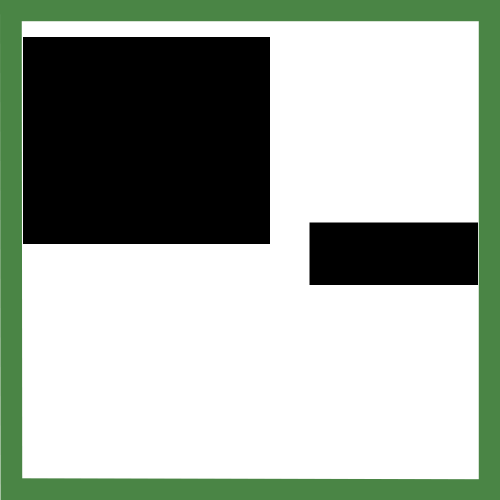
#> input picture resources/template.jpg, 1000 x 1000 px (shown at 1/2 size)
$ python Main.py
#> lines starting #> are read from the running program, lines starting #| are printed output that depends on the picture; after the words box and inside, x2 and y2 are one past the last pixel; in counts of white or black regions, pixels touching at a corner belong together
### functions.py
# pylint:disable=no-member

try:
    from PIL import Image
except ImportError:
    import Image
import cv2
import numpy as np
import pytesseract as tess
from pytesseract import Output
from matplotlib import pyplot as plt

tess.pytesseract.tesseract_cmd=r'%LocalAppData%\Programs\Tesseract-OCR\tesseract'

def set_input():
    from tkinter import Tk as tk
    from tkinter.filedialog import askopenfilename

    tk().withdraw()
    inputImage = askopenfilename() # show an "Open" dialog box and return the path to the selected file
#> the answer given: resources/template.jpg
    return cv2.imread(inputImage), cv2.imread('resources/template.jpg')
#> in main, inputImage is the input picture: shape (1000, 1000, 3); mean B, G, R 161.7, 172.2, 162.5


# [48 lines of commented-out code are left out]

def noise_removal(image):
    return cv2.fastNlMeansDenoisingColored(image,None,6,5,9)

def resize_image(image):
    return cv2.resize(image, (720, 476),
                             interpolation=cv2.INTER_AREA)
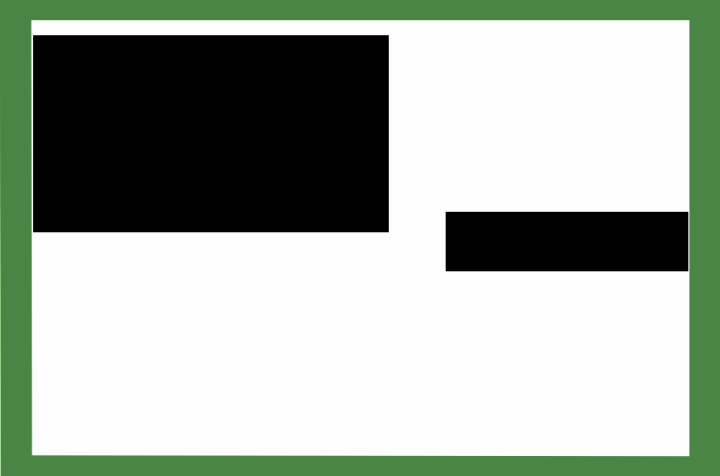
#> returned value: shape (476, 720, 3); mean of channels 0, 1, 2 161, 171.6, 162; drawn as B, G, R

# thresholding
def thresholding_otsu(image):
    return cv2.threshold(image, 0, 255,
        cv2.THRESH_BINARY | cv2.THRESH_OTSU)[1]

def thresholding_gaussian(image):
    return cv2.adaptiveThreshold(image,255,cv2.ADAPTIVE_THRESH_GAUSSIAN_C,
                                 cv2.THRESH_BINARY,11,2)

def get_grayscale(image):
    return cv2.cvtColor(image, cv2.COLOR_BGR2GRAY)
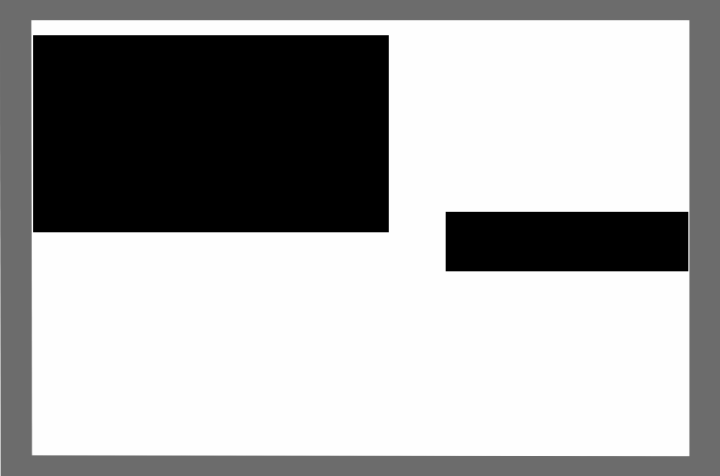
#> returned value: shape (476, 720); min 0, max 254, mean 167.5

def clean_image(image):
    return cv2.GaussianBlur(image, (3, 3), cv2.BORDER_DEFAULT)


def deskew(image):
    # preprocessing
    gray = get_grayscale(image)
    gray = cv2.bitwise_not(gray)
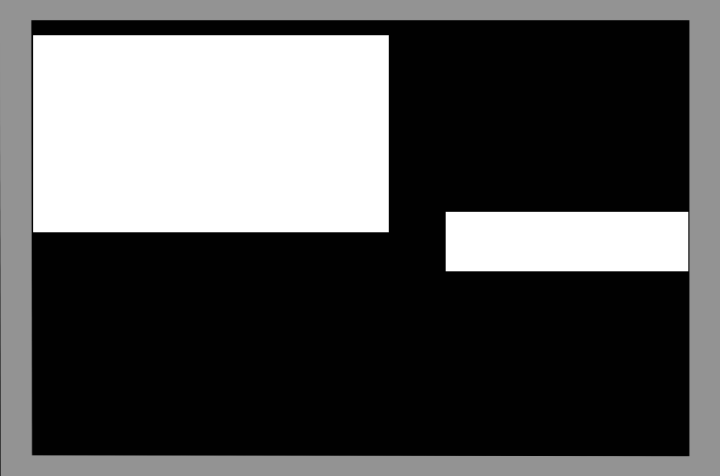
#> gray: shape (476, 720); min 1, max 255, mean 87.5

    thresh = thresholding_otsu(gray)
#> in thresholding_otsu, `return cv2.threshold(image, 0, 255, cv2.THRESH_BINARY | cv2.THRESH_OTS..`:
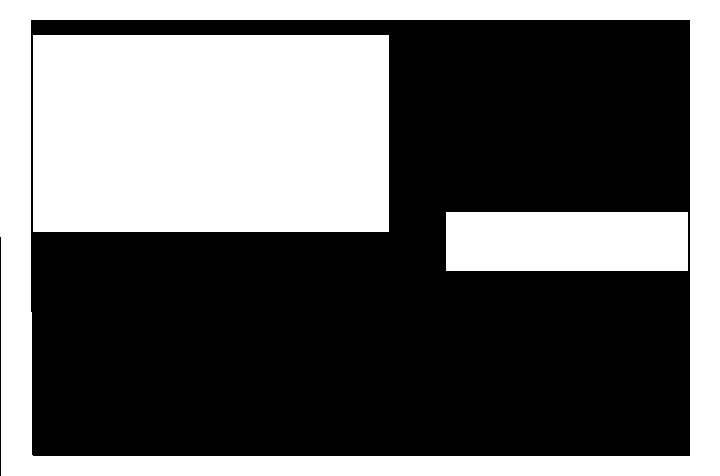
#> returned value: shape (476, 720); 40.8% white; 3 white regions, box (x1, y1, x2, y2) and area: (33, 35, 389, 232) 70132, (0, 0, 720, 476) 55302, (446, 212, 688, 271) 14278

    coords = np.column_stack(np.where(thresh > 0))
#> coords = 139712 pairs, first value 0 to 475, second value 0 to 719
    angle = cv2.minAreaRect(coords)[-1]
#> angle = -90

    if angle < -45:
        angle = -(90 + angle)
#> angle = 0

    else:
        angle = -angle

    # rotate the image to deskew it
    (h, w) = image.shape[:2]
#> h = 476; w = 720
    center = (w // 2, h // 2)
#> center = (360, 238)
    M = cv2.getRotationMatrix2D(center, angle, 1.0)
#> M = [[1, 0, 0], [0, 1, 0]]
    rotated = cv2.warpAffine(image, M, (w, h),
        flags=cv2.INTER_CUBIC, borderMode=cv2.BORDER_REPLICATE)

    return rotated

# [27 lines left out: functions show_boxes, select_roi, not called in this run]

def show_img(image):
    cv2.imshow("Imagem", image)
    cv2.waitKey(0)


def img2text(image):
    return tess.image_to_string(image, lang='por')

# [11 lines left out: function plot_result, not called in this run]

### Main.py
# pylint:disable=no-member

import functions

def main():
    inputImage, template = functions.set_input()

    functions.show_img(inputImage)

    output = functions.noise_removal(inputImage)

    # ajusta o input para um valor mais visível
    output = functions.resize_image(output)

    output = functions.deskew(output)

    functions.show_img(output)

    output = functions.clean_image(output)

    output = functions.get_grayscale(output)
    # output = functions.thresholding_gaussian(output)
    # output = functions.thresholding_otsu(output)

    functions.show_img(output)


    # txt_boxes = functions.show_boxes(output, 80)

    # output = functions.select_roi(output)

    text = functions.img2text(output)

    functions.plot_result(inputImage, output, text)
    # print(text)

if __name__ == "__main__":
    main()
#> (the call stopped at in img2text, `return tess.image_to_string(image, lang='por')`: pytesseract is not available in this run)
